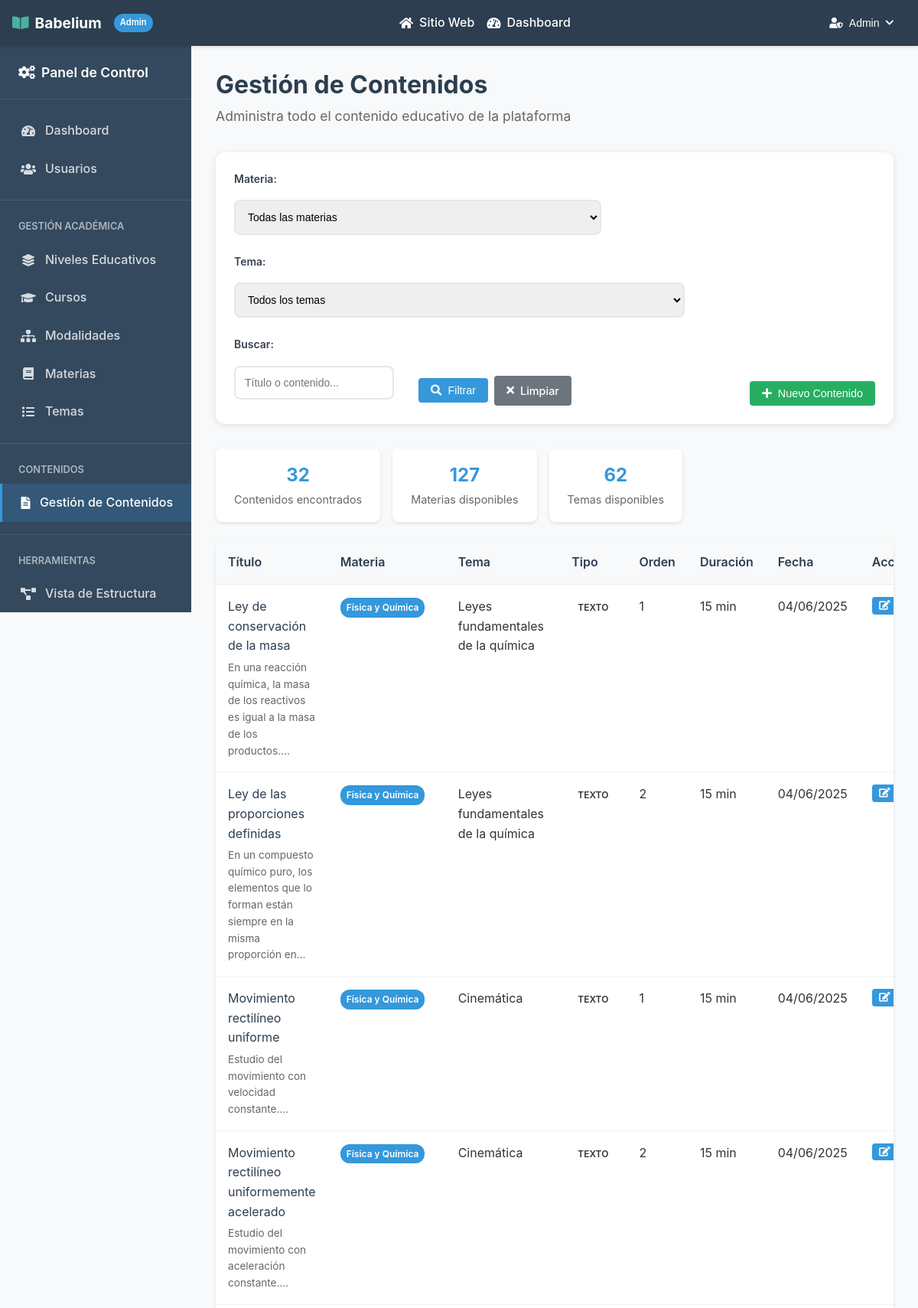
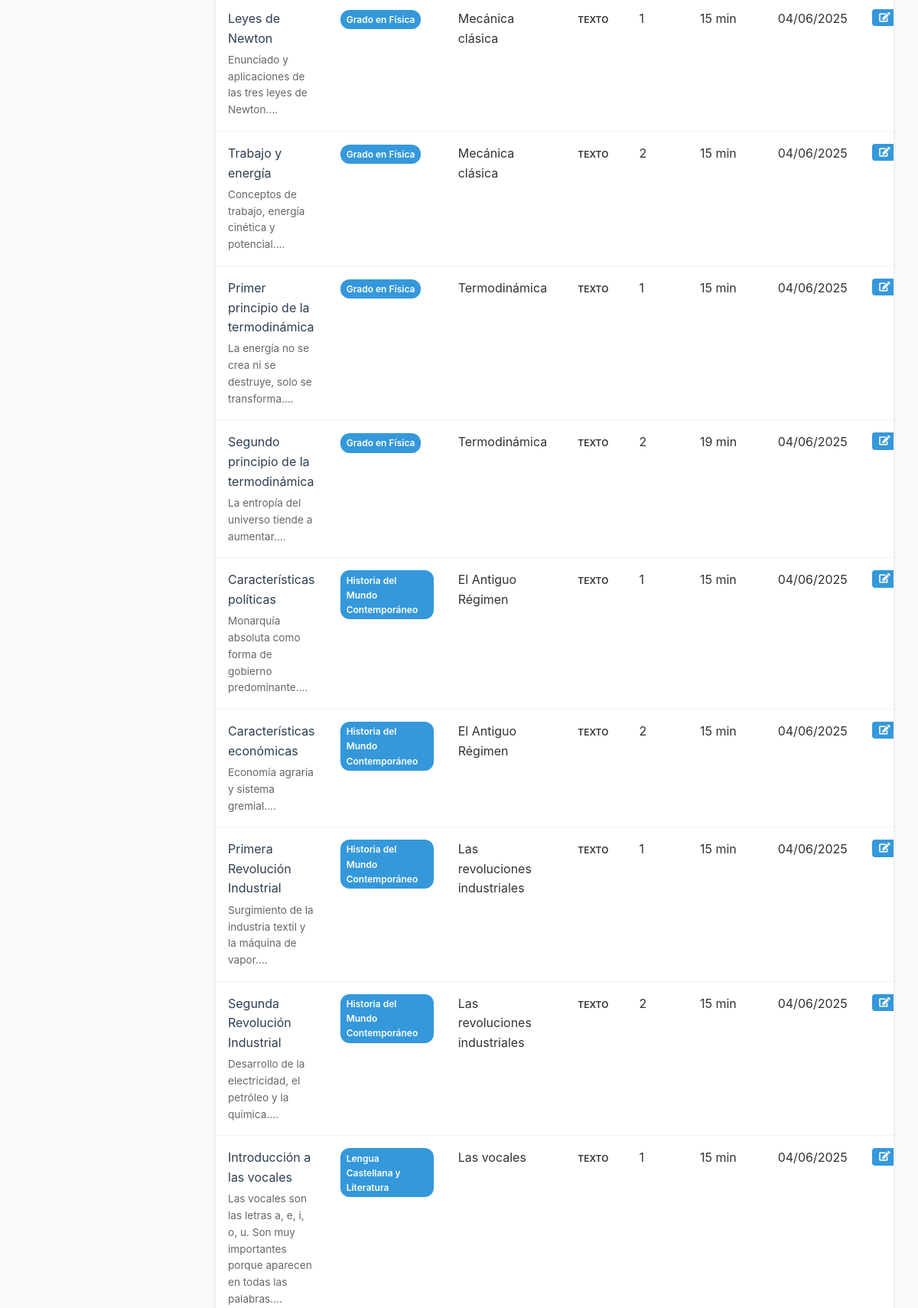
Screenshot of /admin/contenidos.php (signed in, upper part) with the database file from the repository (2 pictures, top to bottom).
### tables this page shows
CREATE TABLE `contenidos` (
  `id` int(11) NOT NULL,
  `tema_id` int(11) NOT NULL,
  `tipo` enum('texto','imagen','video','archivo','enlace') NOT NULL,
  `titulo` varchar(255) NOT NULL,
  `contenido` text DEFAULT NULL,
  `url` varchar(255) DEFAULT NULL,
  `orden` int(11) NOT NULL,
  `fecha_creacion` datetime DEFAULT current_timestamp(),
  `creador_id` int(11) NOT NULL,
  `activo` tinyint(1) DEFAULT 1,
  `duracion_estimada` int(11) DEFAULT 15 COMMENT 'Duración estimada en minutos',
  `fecha_actualizacion` timestamp NULL DEFAULT NULL ON UPDATE current_timestamp() COMMENT 'Fecha de última actualización'
);

CREATE TABLE `materias` (
  `id` int(11) NOT NULL,
  `modalidad_curso_id` int(11) NOT NULL,
  `nombre` varchar(255) NOT NULL,
  `descripcion` text DEFAULT NULL,
  `creditos` int(11) DEFAULT 0,
  `obligatoria` tinyint(1) DEFAULT 1,
  `activo` tinyint(1) DEFAULT 1,
  `nivel_id` int(11) DEFAULT NULL
);

CREATE TABLE `temas` (
  `id` int(11) NOT NULL,
  `materia_id` int(11) NOT NULL,
  `titulo` varchar(255) NOT NULL,
  `descripcion` text DEFAULT NULL,
  `orden` int(11) NOT NULL,
  `activo` tinyint(1) DEFAULT 1
);

### admin/contenidos.php (the view, shortened to what this page needs)
<?php
require_once '../db/connection.php';
$busqueda = isset($_GET['busqueda']) ? trim($_GET['busqueda']) : '';
$where_conditions = [];
$params = [];
$param_types = "";
$where_clause = !empty($where_conditions) ? "WHERE " . implode(" AND ", $where_conditions) : "";
try {
    $query = "
        SELECT c.*,
               t.titulo as tema_nombre,
               m.nombre as materia_nombre
        FROM contenidos c
        JOIN temas t ON c.tema_id = t.id
        JOIN materias m ON t.materia_id = m.id
        $where_clause
        ORDER BY m.nombre, t.orden, c.orden
    ";
    if (!empty($params)) {
        $stmt = $conexion->prepare($query);
        $stmt->bind_param($param_types, ...$params);
        $stmt->execute();
        $result = $stmt->get_result();
        $contenidos = [];
        while ($row = $result->fetch_assoc()) {
            $contenidos[] = $row;
        }
        $stmt->close();
    } else {
        $result = $conexion->query($query);
        $contenidos = [];
        if ($result) {
            while ($row = $result->fetch_assoc()) {
                $contenidos[] = $row;
            }
        }
    }
} catch (Exception $e) {
    $contenidos = [];
    $mensaje = "Error al cargar los contenidos";
    $tipo_mensaje = "error";
}
try {
    $result = $conexion->query("SELECT id, nombre FROM materias ORDER BY nombre");
    $materias = [];
    if ($result) {
        while ($row = $result->fetch_assoc()) {
            $materias[] = $row;
        }
    }
} catch (Exception $e) {
    $materias = [];
}
try {
    $query_temas = "
        SELECT t.id, t.titulo as nombre, m.nombre as materia_nombre
        FROM temas t
        JOIN materias m ON t.materia_id = m.id
        ORDER BY m.nombre, t.orden
    ";
    $result = $conexion->query($query_temas);
    $temas = [];
    if ($result) {
        while ($row = $result->fetch_assoc()) {
            $temas[] = $row;
        }
    }
} catch (Exception $e) {
    $temas = [];
}
?>
<!DOCTYPE html>
<html lang="es">
<head>
    <link rel="stylesheet" href="https://cdnjs.cloudflare.com/ajax/libs/font-awesome/6.5.0/css/all.min.css">
    <link rel="stylesheet" href="../css/reset.css">
    <link rel="stylesheet" href="../css/style.css">
    <link rel="stylesheet" href="../css/admin.css">
    <link rel="stylesheet" href="../css/admin-contenidos.css">
    <link rel="stylesheet" href="../css/components.css">
</head>
<body>
    <?php include_once "../includes/admin_header.php" ?>
    <div class="admin-container">
        <aside class="admin-sidebar">
            <div class="sidebar-header">
                <h3>
                    <i class="fas fa-cogs"></i>
                    Panel de Control
                </h3>
            </div>
            <nav class="sidebar-nav">
                <a href="dashboard.php" class="nav-item">
                    <i class="fas fa-tachometer-alt"></i>
                    <span>Dashboard</span>
                </a>
                <a href="usuarios.php" class="nav-item">
                    <i class="fas fa-users"></i>
                    <span>Usuarios</span>
                </a>
                <div style="border-top: 1px solid rgba(255,255,255,0.1); margin: 1rem 0;"></div>
                <div style="padding: 0.5rem 1.5rem; color: rgba(255,255,255,0.6); font-size: 0.8rem; font-weight: 600; text-transform: uppercase;">
                    Gestión Académica
                </div>
                <a href="niveles.php" class="nav-item">
                    <i class="fas fa-layer-group"></i>
                    <span>Niveles Educativos</span>
                </a>
                <a href="cursos.php" class="nav-item">
                    <i class="fas fa-graduation-cap"></i>
                    <span>Cursos</span>
                </a>
                <a href="modalidades.php" class="nav-item">
                    <i class="fas fa-sitemap"></i>
                    <span>Modalidades</span>
                </a>
                <a href="materias.php" class="nav-item">
                    <i class="fas fa-book"></i>
                    <span>Materias</span>
                </a>
                <a href="temas.php" class="nav-item">
                    <i class="fas fa-list"></i>
                    <span>Temas</span>
                </a>
                <div style="border-top: 1px solid rgba(255,255,255,0.1); margin: 1rem 0;"></div>
                <div style="padding: 0.5rem 1.5rem; color: rgba(255,255,255,0.6); font-size: 0.8rem; font-weight: 600; text-transform: uppercase;">
                    Contenidos
                </div>
                <a href="contenidos.php" class="nav-item active">
                    <i class="fas fa-file-alt"></i>
                    <span>Gestión de Contenidos</span>
                </a>
                <div style="border-top: 1px solid rgba(255,255,255,0.1); margin: 1rem 0;"></div>
                <div style="padding: 0.5rem 1.5rem; color: rgba(255,255,255,0.6); font-size: 0.8rem; font-weight: 600; text-transform: uppercase;">
                    Herramientas
                </div>
                <a href="estructura.php" class="nav-item">
                    <i class="fas fa-project-diagram"></i>
                    <span>Vista de Estructura</span>
                </a>
            </nav>
        </aside>
        <main class="admin-main">
            <div class="admin-header">
                <h1>Gestión de Contenidos</h1>
                <p>Administra todo el contenido educativo de la plataforma</p>
            </div>
            <div class="content-filters">
                <form method="GET" class="filters-form">
                    <div class="filter-group">
                        <label for="materia">Materia:</label>
                        <select name="materia" id="materia">
                            <option value="">Todas las materias</option>
                        </select>
                    </div>
                    <div class="filter-group">
                        <label for="tema">Tema:</label>
                        <select name="tema" id="tema">
                            <option value="">Todos los temas</option>
                        </select>
                    </div>
                    <div class="filter-group">
                        <label for="busqueda">Buscar:</label>
                        <input type="text" name="busqueda" id="busqueda" placeholder="Título o contenido..." value="<?php echo htmlspecialchars($busqueda); ?>">
                    </div>
                    <div class="filter-actions">
                        <button type="submit" class="btn btn-primary">
                            <i class="fas fa-search"></i> Filtrar
                        </button>
                        <a href="contenidos.php" class="btn btn-secondary">
                            <i class="fas fa-times"></i> Limpiar
                        </a>
                    </div>
                </form>
                <div class="content-actions">
                    <button onclick="openModal('createModal')" class="btn btn-success">
                        <i class="fas fa-plus"></i> Nuevo Contenido
                    </button>
                </div>
            </div>
            <div class="content-stats">
                <div class="stat-item">
                    <span class="stat-number"><?php echo count($contenidos); ?></span>
                    <span class="stat-label">Contenidos encontrados</span>
                </div>
                <div class="stat-item">
                    <span class="stat-number"><?php echo count($materias); ?></span>
                    <span class="stat-label">Materias disponibles</span>
                </div>
                <div class="stat-item">
                    <span class="stat-number"><?php echo count($temas); ?></span>
                    <span class="stat-label">Temas disponibles</span>
                </div>
            </div>
            <div class="content-table-container">
                <table class="content-table">
                    <thead>
                        <tr>
                            <th>Título</th>
                            <th>Materia</th>
                            <th>Tema</th>
                            <th>Tipo</th>
                            <th>Orden</th>
                            <th>Duración</th>
                            <th>Fecha</th>
                            <th>Acciones</th>
                        </tr>
                    </thead>
                    <tbody>
                        <?php if (empty($contenidos)): ?>
                            <tr>
                                <td colspan="8" class="no-data">
                                    <i class="fas fa-inbox"></i>
                                    <p>No se encontraron contenidos</p>
                                    <small>Usa los filtros o crea un nuevo contenido</small>
                                </td>
                            </tr>
                        <?php else: ?>
                            <?php foreach ($contenidos as $contenido): ?>
                                <tr>
                                    <td>
                                        <strong><?php echo htmlspecialchars($contenido['titulo']); ?></strong>
                                        <small><?php echo htmlspecialchars(substr($contenido['contenido'], 0, 100)) . '...'; ?></small>
                                    </td>
                                    <td>
                                        <span class="materia-badge">
                                            <?php echo htmlspecialchars($contenido['materia_nombre']); ?>
                                        </span>
                                    </td>
                                    <td><?php echo htmlspecialchars($contenido['tema_nombre']); ?></td>
                                    <td>
                                        <span class="tipo-badge tipo-<?php echo $contenido['tipo']; ?>">
                                            <?php echo ucfirst($contenido['tipo']); ?>
                                        </span>
                                    </td>
                                    <td><?php echo $contenido['orden']; ?></td>
                                    <td><?php echo isset($contenido['duracion_estimada']) ? $contenido['duracion_estimada'] . ' min' : 'N/A'; ?></td>
                                    <td><?php echo isset($contenido['fecha_creacion']) ? date('d/m/Y', strtotime($contenido['fecha_creacion'])) : 'N/A'; ?></td>
                                    <td>
                                        <div class="action-buttons">
                                            <button onclick="editContent(<?php echo htmlspecialchars(json_encode($contenido)); ?>)" class="btn btn-sm btn-primary" title="Editar">
                                                <i class="fas fa-edit"></i>
                                            </button>
                                        </div>
                                    </td>
                                </tr>
                            <?php endforeach; ?>
                        <?php endif; ?>
                    </tbody>
                </table>
            </div>
        </main>
    </div>
</body>
</html>

### css/style.css (style rules this page uses)
:root { --primary-color: #4a6fa5; --secondary-color: #166088; --accent-color: #47b39d; --background-color: #f9f9f9; --text-color: #333333; --light-text: #666666; --white: #ffffff; --ods-education: #c5192d; --ods-inequality: #ff9e00; --ods-communities: #56c02b; --spacing-xs: 0.5rem; --spacing-sm: 1rem; --spacing-md: 2rem; --spacing-lg: 3rem; --spacing-xl: 5rem; --border-radius: 0.5rem; }
body { font-family: "Segoe UI", Tahoma, Geneva, Verdana, sans-serif; color: var(--text-color); line-height: 1.6; background-color: var(--background-color); }
h1, h2, h3, h4, h5, h6 { margin-bottom: var(--spacing-sm); line-height: 1.2; }
h1 { font-size: 3rem; font-weight: 700; }
h3 { font-size: 1.5rem; font-weight: 600; }
p { margin-bottom: var(--spacing-sm); }
a { text-decoration: none; color: var(--primary-color); transition: all 0.3s ease; }
nav a { color: var(--white); text-decoration: none; font-weight: 500; transition: color 0.3s ease; white-space: nowrap; }

### css/admin-contenidos.css (style rules this page uses)
.content-filters { background: white; padding: 1.5rem; border-radius: 12px; box-shadow: 0 2px 10px rgba(0, 0, 0, 0.1); margin-bottom: 2rem; display: flex; flex-wrap: wrap; justify-content: space-between; align-items: flex-end; }
.filters-form { display: flex; flex-wrap: wrap; gap: 1rem; align-items: flex-end; max-width: 80%; }
.filter-group { display: flex; flex-direction: column; min-width: 150px; margin-right: 1rem; margin-bottom: 0.5rem; }
.filter-group label { font-weight: 600; margin-bottom: 0.5rem; color: #374151; font-size: 0.875rem; }
.filter-group select, .filter-group input { padding: 0.75rem; border: 2px solid #e5e7eb; border-radius: 8px; font-size: 0.875rem; transition: all 0.2s; }
.filter-actions { display: flex; gap: 0.5rem; align-items: center; }
.content-actions { display: flex; justify-content: flex-end; align-items: center; margin-left: auto; }

### css/components.css (style rules this page uses)
.btn { display: inline-flex; align-items: center; gap: 0.5rem; padding: 0.5rem 1rem; border: none; border-radius: 4px; font-size: 0.9rem; font-weight: 500; text-decoration: none; cursor: pointer; transition: all 0.3s ease; }
.btn-sm { padding: 0.3rem 0.6rem; font-size: 0.8rem; }
.btn-primary { background-color: var(--admin-accent); color: white; }
.btn-success { background-color: var(--admin-success); color: white; }
.btn-secondary { background-color: #6c757d; color: white; }

### css/admin-common.css (style rules this page uses)
:root { --admin-primary: #2c3e50; --admin-secondary: #34495e; --admin-accent: #3498db; --admin-success: #27ae60; --admin-warning: #f39c12; --admin-danger: #e74c3c; --admin-sidebar-width: 250px; --admin-header-height: 60px; --white: #ffffff; }
* { margin: 0; padding: 0; box-sizing: border-box; }
body { font-family: -apple-system, BlinkMacSystemFont, "Segoe UI", Roboto, Oxygen, Ubuntu, Cantarell, sans-serif; line-height: 1.6; color: #333; background-color: #f8f9fa; }
.admin-container { display: flex; min-height: calc(100vh - var(--admin-header-height)); background-color: #f8f9fa; }
.admin-sidebar { width: var(--admin-sidebar-width); background-color: var(--admin-secondary); color: var(--white); position: fixed; height: calc(100vh - var(--admin-header-height)); overflow-y: auto; z-index: 100; top: var(--admin-header-height); }
.sidebar-header { padding: 1.5rem; border-bottom: 1px solid rgba(255, 255, 255, 0.1); }
.sidebar-header h3 { margin: 0; font-size: 1.1rem; display: flex; align-items: center; gap: 0.5rem; }
.sidebar-nav { padding: 1rem 0; }
.nav-item { display: flex; align-items: center; gap: 0.75rem; padding: 0.75rem 1.5rem; color: rgba(255, 255, 255, 0.8); text-decoration: none; transition: all 0.3s ease; border-left: 3px solid transparent; }
.nav-item.active { background-color: rgba(52, 152, 219, 0.2); color: var(--white); border-left-color: var(--admin-accent); }
.nav-item i { width: 20px; text-align: center; }
.admin-main { flex: 1; margin-left: var(--admin-sidebar-width); padding: 2rem; overflow-x: auto; }
.admin-header { margin-bottom: 2rem; }
.admin-header h1 { margin: 0 0 0.5rem 0; color: var(--admin-primary); font-size: 2rem; }
.admin-header p { margin: 0; color: #666; font-size: 1.1rem; }

### rows the page displays
contenidos: titulo "Ley de conservación de la masa", contenido "En una reacción química, la masa de los reactivos es igual a la masa de los productos.", materias.nombre "Física y Química", tema.titulo "Leyes fundamentales de la química", tipo "TEXTO", orden "1", duracion_estimada "15", fecha_creacion "04/06/2025"
contenidos: titulo "Ley de las proporciones definidas", contenido "En un compuesto químico puro, los elementos que lo forman están siempre en la misma proporción en", materias.nombre "Física y Química", tema.titulo "Leyes fundamentales de la química", tipo "TEXTO", orden "2", duracion_estimada "15", fecha_creacion "04/06/2025"
contenidos: titulo "Movimiento rectilíneo uniforme", contenido "Estudio del movimiento con velocidad constante.", materias.nombre "Física y Química", tema.titulo "Cinemática", tipo "TEXTO", orden "1", duracion_estimada "15", fecha_creacion "04/06/2025"
contenidos: titulo "Movimiento rectilíneo uniformemente acelerado", contenido "Estudio del movimiento con aceleración constante.", materias.nombre "Física y Química", tema.titulo "Cinemática", tipo "TEXTO", orden "2", duracion_estimada "15", fecha_creacion "04/06/2025"
contenidos: titulo "Leyes de Newton", contenido "Enunciado y aplicaciones de las tres leyes de Newton.", materias.nombre "Grado en Física", tema.titulo "Mecánica clásica", tipo "TEXTO", orden "1", duracion_estimada "15", fecha_creacion "04/06/2025"
contenidos: titulo "Trabajo y energía", contenido "Conceptos de trabajo, energía cinética y potencial.", materias.nombre "Grado en Física", tema.titulo "Mecánica clásica", tipo "TEXTO", orden "2", duracion_estimada "15", fecha_creacion "04/06/2025"
contenidos: titulo "Primer principio de la termodinámica", contenido "La energía no se crea ni se destruye, solo se transforma.", materias.nombre "Grado en Física", tema.titulo "Termodinámica", tipo "TEXTO", orden "1", duracion_estimada "15", fecha_creacion "04/06/2025"
contenidos: titulo "Segundo principio de la termodinámica", contenido "La entropía del universo tiende a aumentar.", materias.nombre "Grado en Física", tema.titulo "Termodinámica", tipo "TEXTO", orden "2", duracion_estimada "19", fecha_creacion "04/06/2025"
contenidos: titulo "Características políticas", contenido "Monarquía absoluta como forma de gobierno predominante.", materias.nombre "Historia del Mundo Contemporáneo", tema.titulo "El Antiguo Régimen", tipo "TEXTO", orden "1", duracion_estimada "15", fecha_creacion "04/06/2025"
contenidos: titulo "Características económicas", contenido "Economía agraria y sistema gremial.", materias.nombre "Historia del Mundo Contemporáneo", tema.titulo "El Antiguo Régimen", tipo "TEXTO", orden "2", duracion_estimada "15", fecha_creacion "04/06/2025"
contenidos: titulo "Primera Revolución Industrial", contenido "Surgimiento de la industria textil y la máquina de vapor.", materias.nombre "Historia del Mundo Contemporáneo", tema.titulo "Las revoluciones industriales", tipo "TEXTO", orden "1", duracion_estimada "15", fecha_creacion "04/06/2025"
contenidos: titulo "Segunda Revolución Industrial", contenido "Desarrollo de la electricidad, el petróleo y la química.", materias.nombre "Historia del Mundo Contemporáneo", tema.titulo "Las revoluciones industriales", tipo "TEXTO", orden "2", duracion_estimada "15", fecha_creacion "04/06/2025"
contenidos: titulo "Introducción a las vocales", contenido "Las vocales son las letras a, e, i, o, u. Son muy importantes porque aparecen en todas las palabras.", materias.nombre "Lengua Castellana y Literatura", tema.titulo "Las vocales", tipo "TEXTO", orden "1", duracion_estimada "15", fecha_creacion "04/06/2025"

### other values shown
$usuario_actual['nombre'] "Admin"
count($contenidos) "32"
count($materias) "127"
count($temas) "62"
